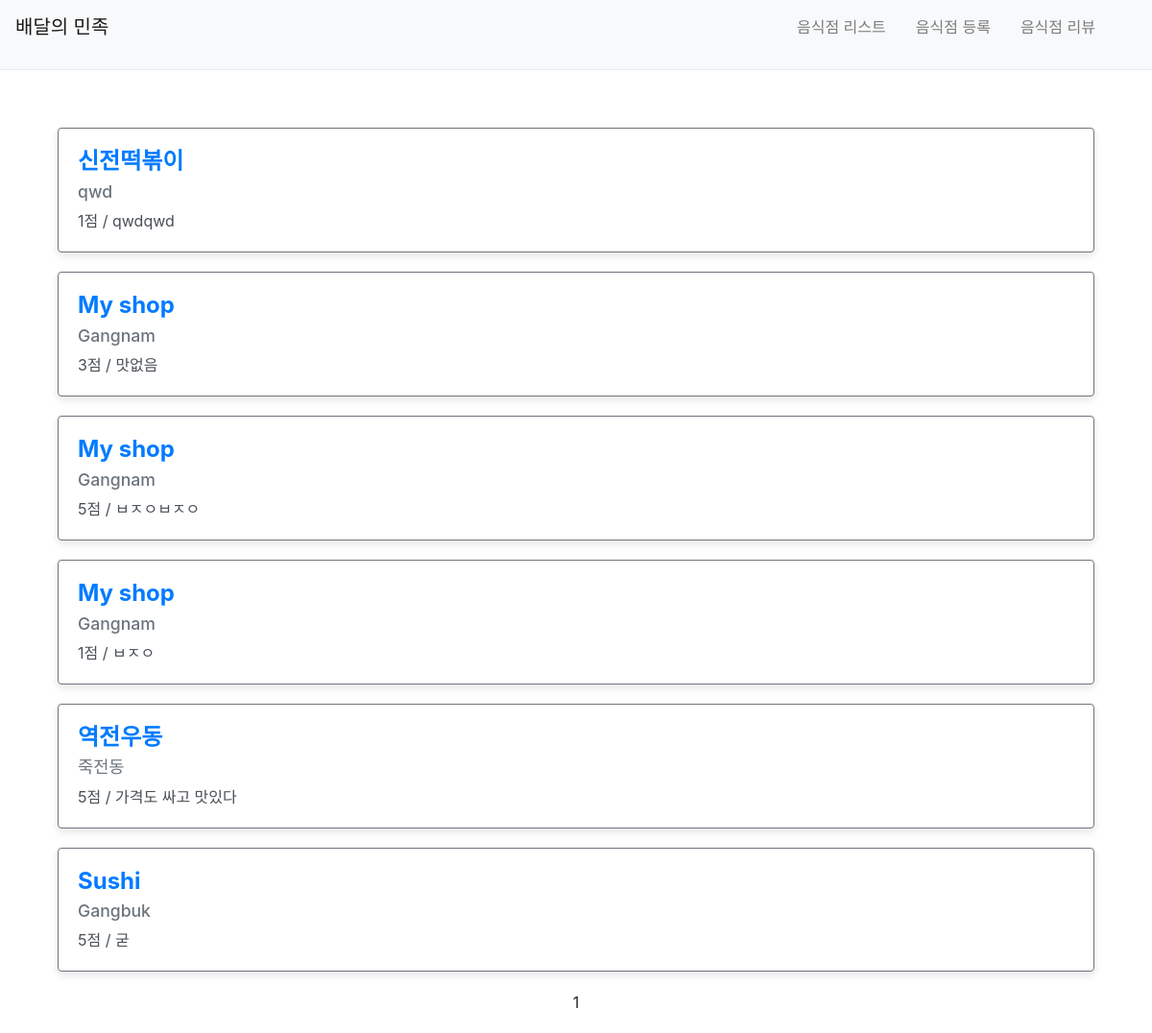
Before: /third/review/list/ with the older database file.
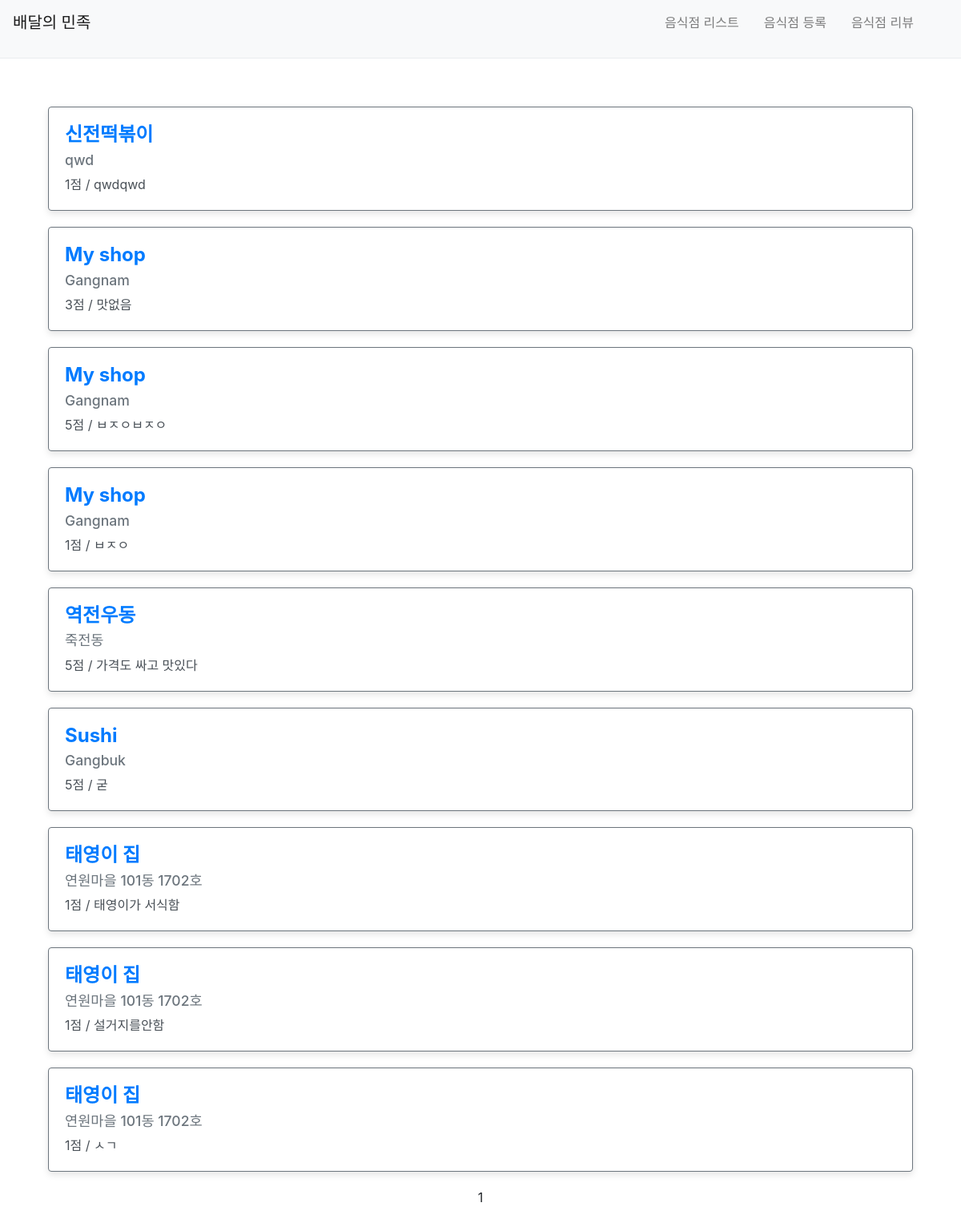
After: the same page with the newer database file.
### third/models.py (models this page shows)
class Review(models.Model):
    point = models.IntegerField()
    comment = models.CharField(max_length=500)
    restaurant = models.ForeignKey(Restaurant, on_delete=models.CASCADE)
    created_at = models.DateTimeField(auto_now_add=True)  # 글 작성 시 (이 모델의 데이터(레코드) 저장 시) 생성 시각
    updated_at = models.DateTimeField(auto_now=True)

class Restaurant(models.Model): # Restaurant 라는 상점을 나타내는 모델을 정의
    name = models.CharField(max_length=30)  # 이름
    address = models.CharField(max_length=200)  # 주소
    created_at = models.DateTimeField(auto_now_add=True)  # 글 작성 시 (이 모델의 데이터(레코드) 저장 시) 생성 시각
    updated_at = models.DateTimeField(auto_now=True)  # 저장된 레코드 수정 시 수정 시각

### third/views.py (the view)
# urls.py: path('review/list/', views.review_list, name='review-list'),
def review_list(request):
    reviews = Review.objects.all().select_related()
    paginator = Paginator(reviews, 10)  # 한 페이지에 10개씩 표시
    page = request.GET.get('page')  # query params에서 page 데이터를 가져옴
    items = paginator.get_page(page)  # 해당 페이지의 아이템으로 필터링
    context = {
        'reviews': items
    }
    return render(request, 'third/review_list.html', context)

### third/templates/third/review_list.html (shortened to what this page needs)
{% extends 'third/base.html' %}
{% load static %}
{% block content %}
<div class="container">
    {% for item in reviews %}
    <div class="row restaurant-item" style="margin:20px auto;">
        <div class="col-sm-12">
            <div class="card border-secondary">
              <div class="card-body">
                <h5 class="card-title">{{ item.restaurant.name }}</h5>
                <h6 class="card-subtitle mb-2 text-muted">{{ item.restaurant.address }}</h6>
                <p class="card-text">{{ item.point }}점 / {{ item.comment }}</p>
              </div>
            </div>
        </div>
    </div>
    {% endfor %}
    <div class="row">
        <div class="col-sm-12 text-center">
            <div class="pagination">
                <span class="step-links text-center" style="width:100%;">
                    <span class="current">
                        {{ reviews.number }}
                    </span>
                </span>
            </div>
        </div>
    </div>
</div>
{% endblock %}

Changed rows visible on the page:
added Review: restaurant.name "태영이 집", restaurant.address "연원마을 101동 1702호", point "1", comment "태영이가 서식함"
added Review: restaurant.name "태영이 집", restaurant.address "연원마을 101동 1702호", point "1", comment "설거지를안함"
added Review: restaurant.name "태영이 집", restaurant.address "연원마을 101동 1702호", point "1", comment "ㅅㄱ"
